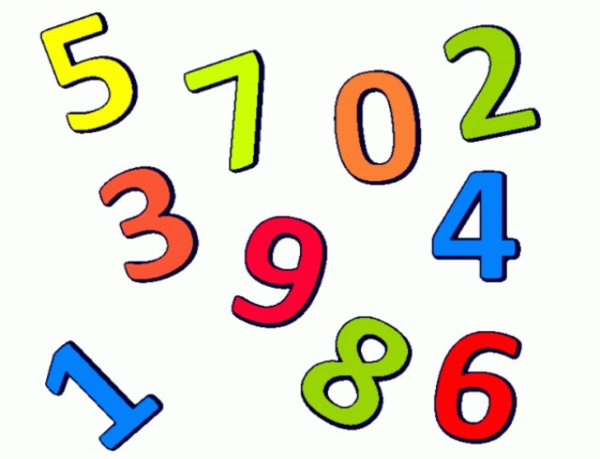
#> input picture Модели и технологии машинного обучения/Лабораторная 4/test1.jpg, 1200 x 918 px (shown at 1/2 size)
$ jupyter execute --allow-errors lab4.ipynb
#> lines starting #> are read from the running program, lines starting #| are printed output that depends on the picture; after the words box and inside, x2 and y2 are one past the last pixel; in counts of white or black regions, pixels touching at a corner belong together
[cell 1]
'''
Лабораторная работа №4. Различные подходы к решению задачи детектирования объектов
1. Загрузить набор данных «Номера тормозных башмаков» (data_sl.zip)
2. Провести предварительный анализ набора данных, провести оценку качества набора данных, указать возможные пути улучшения набора данных
3. Ознакомиться с материалами теории алгоритма фонтанного преобразования (например, https://newdisser.ru/_avtoreferats/01005395270.pdf,
https://cyberleninka.ru/article/n/modelirovanie-protsessa-identifikatsii-graficheskihobektov/viewer)
4. Разработать модуль распознавания номера башмака при помощи фонтанного преобразования
5. Ознакомиться с материалами по архитектуре YOLOv11 (https://github.com/ultralytics/ultralytics, https://docs.ultralytics.com/quickstart/)
6. Загрузить предобученную модель YOLOv11 для решения задачи распознавания цифр как подвида задачи детектирования объектов/сегментации изображений
7. Разработать модуль распознавания номера башмака при помощи YOLOv11
8. Провести сравнительный анализ эффективности методов фонтанного преобразования и модели на архитектуре YOLOv11 для решения задачи распознавания
номера тормозного башмака.
9. Сделать сравнительную таблицу с достоинствами, недостатками каждого алгоритма, особое внимание уделить точности и скорости работ
'''

[cell 2]
#Фонтанное преобразование 1 датасет
import os
import cv2
import numpy as np
import pytesseract
import logging
from sklearn.metrics import precision_score, recall_score, average_precision_score

# Настройка логирования
logging.basicConfig(level=logging.INFO, format='%(asctime)s - %(levelname)s - %(message)s')
# Путь к исполняемому файлу Tesseract
pytesseract.pytesseract.tesseract_cmd = r"C:\Tesseract\tesseract.exe"
image_dir = 'Numbers_yolov11/train/images' # Путь к изображениям
label_dir = 'Numbers_yolov11/train/labels' # Путь к меткам изображений

def load_images_and_annotations(image_dir, label_dir):
    images = []
    annotations = []
    for filename in os.listdir(image_dir):
        if filename.endswith((".jpg", ".png")):
            # Загрузка изображения
            img_path = os.path.join(image_dir, filename)
            img = cv2.imread(img_path)
            images.append((filename, img))

            # Загрузка аннотации
            label_filename = os.path.splitext(filename)[0] + ".txt"
            label_path = os.path.join(label_dir, label_filename)
            if os.path.exists(label_path):
                with open(label_path, 'r') as f:
                    labels = [line.strip().split() for line in f.readlines()]
                annotations.append((filename, labels))
            else:
                annotations.append((filename, []))
    return images, annotations

# [20 lines left out: functions preprocess_image, extract_digits, calculate_metrics, not called in this run]

#Загрузка изображений и меток
#> (the rest of this cell did not finish here and is left out)

[cell 3]
def recognize_digits(image_path):
    # Загружаем изображение
#> called with image_path = 'test1.jpg'
    image = cv2.imread(image_path)
#> image is the input picture: shape (918, 1200, 3); mean B, G, R 210.9, 221.7, 227.2

    # Преобразуем изображение в оттенки серого
    gray_image = cv2.cvtColor(image, cv2.COLOR_BGR2GRAY)
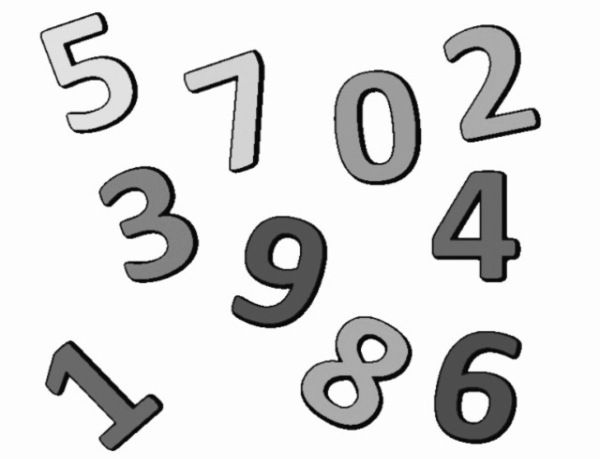
#> gray_image: shape (918, 1200) (shown at 1/2 size); min 0, max 255, mean 222.1

    # Применяем пороговое значение для улучшения контраста
    _, thresh_image = cv2.threshold(gray_image, 150, 255, cv2.THRESH_BINARY_INV)
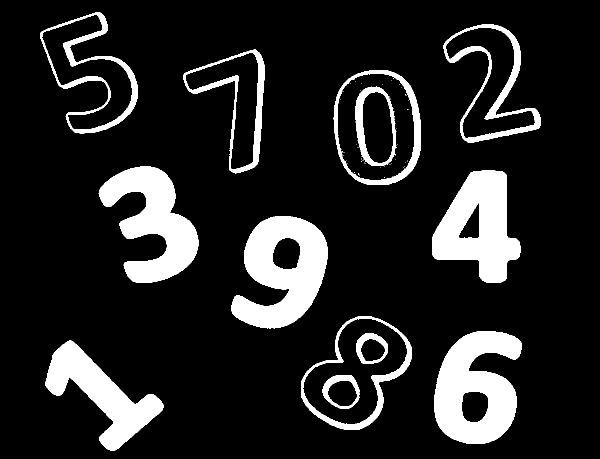
#> thresh_image: shape (918, 1200) (shown at 1/2 size); 14% white; 66 white regions (53 under 20 px), largest, box (x1, y1, x2, y2) and area: (463, 432, 655, 657) 25613, (868, 662, 1044, 888) 25329, (864, 340, 1042, 565) 23361

    # Распознаем текст (цифры) на изображении
    custom_config = r'--oem 3 --psm 6 outputbase digits'
    recognized_text = pytesseract.image_to_string(thresh_image, config=custom_config)

    return recognized_text.strip()

image_name = 'test1.jpg'
#> (the rest of this cell did not finish here and is left out)

[cell 4]
image_name2 = 'test2.jpg'
#> (the rest of this cell did not finish here and is left out)

#> call 2 of recognize_digits, with image_path = 'test2.jpg'
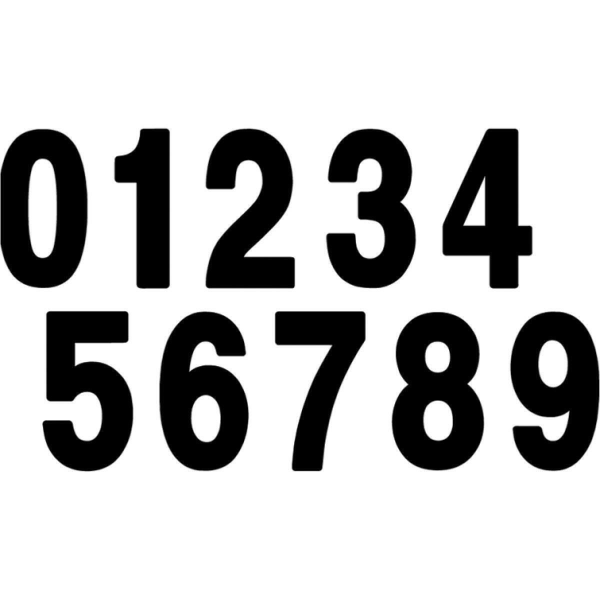
#> input picture Модели и технологии машинного обучения/Лабораторная 4/test2.jpg, 1200 x 1200 px (shown at 1/2 size)
#> in recognize_digits, image is the input picture: shape (1200, 1200, 3); min 0, max 255, mean 193.1
#> in recognize_digits (call 2), `_, thresh_image = cv2.threshold(gray_image, 150, 255, cv2.THRESH_BINAR..`:
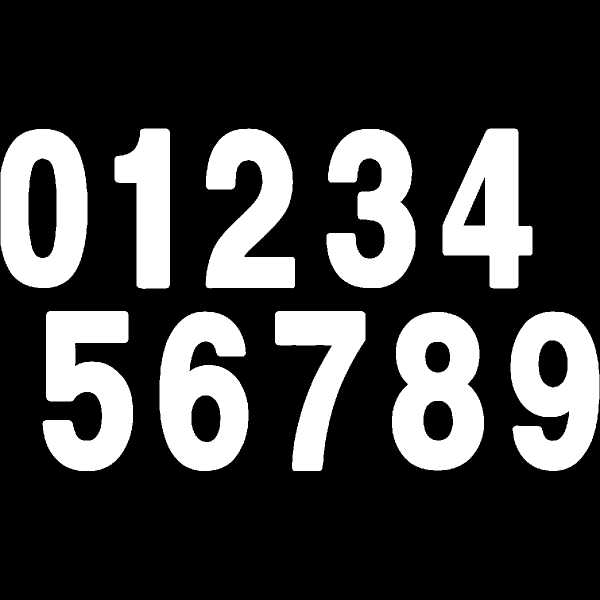
#> thresh_image: shape (1200, 1200) (shown at 1/2 size); 24.5% white; 10 white regions, largest, box (x1, y1, x2, y2) and area: (784, 624, 968, 941) 41211, (85, 622, 266, 942) 39289, (319, 623, 497, 942) 38864
